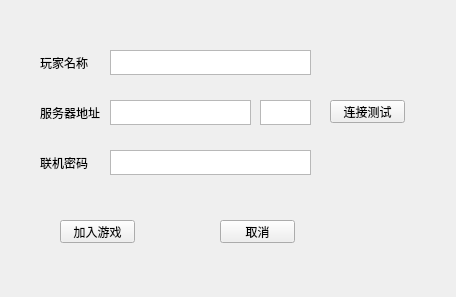
<?xml version="1.0" encoding="UTF-8"?>
<ui version="4.0">
 <class>connection</class>
 <widget class="QMainWindow" name="connection">
  <property name="geometry">
   <rect>
    <x>0</x>
    <y>0</y>
    <width>456</width>
    <height>297</height>
   </rect>
  </property>
  <property name="windowTitle">
   <string>MainWindow</string>
  </property>
  <widget class="QWidget" name="centralwidget">
   <widget class="QLabel" name="label">
    <property name="geometry">
     <rect>
      <x>40</x>
      <y>50</y>
      <width>60</width>
      <height>25</height>
     </rect>
    </property>
    <property name="text">
     <string>玩家名称</string>
    </property>
   </widget>
   <widget class="QTextEdit" name="textEdit">
    <property name="geometry">
     <rect>
      <x>110</x>
      <y>50</y>
      <width>201</width>
      <height>25</height>
     </rect>
    </property>
   </widget>
   <widget class="QLabel" name="label_2">
    <property name="geometry">
     <rect>
      <x>40</x>
      <y>100</y>
      <width>60</width>
      <height>25</height>
     </rect>
    </property>
    <property name="text">
     <string>服务器地址</string>
    </property>
   </widget>
   <widget class="QTextEdit" name="textEdit_2">
    <property name="geometry">
     <rect>
      <x>110</x>
      <y>100</y>
      <width>141</width>
      <height>25</height>
     </rect>
    </property>
   </widget>
   <widget class="QTextEdit" name="textEdit_3">
    <property name="geometry">
     <rect>
      <x>260</x>
      <y>100</y>
      <width>51</width>
      <height>25</height>
     </rect>
    </property>
   </widget>
   <widget class="QLabel" name="label_3">
    <property name="geometry">
     <rect>
      <x>40</x>
      <y>150</y>
      <width>60</width>
      <height>25</height>
     </rect>
    </property>
    <property name="text">
     <string>联机密码</string>
    </property>
   </widget>
   <widget class="QTextEdit" name="textEdit_4">
    <property name="geometry">
     <rect>
      <x>110</x>
      <y>150</y>
      <width>201</width>
      <height>25</height>
     </rect>
    </property>
   </widget>
   <widget class="QPushButton" name="pushButton">
    <property name="geometry">
     <rect>
      <x>330</x>
      <y>100</y>
      <width>75</width>
      <height>23</height>
     </rect>
    </property>
    <property name="text">
     <string>连接测试</string>
    </property>
   </widget>
   <widget class="QPushButton" name="pushButton_2">
    <property name="geometry">
     <rect>
      <x>60</x>
      <y>220</y>
      <width>75</width>
      <height>23</height>
     </rect>
    </property>
    <property name="text">
     <string>加入游戏</string>
    </property>
   </widget>
   <widget class="QPushButton" name="pushButton_3">
    <property name="geometry">
     <rect>
      <x>220</x>
      <y>220</y>
      <width>75</width>
      <height>23</height>
     </rect>
    </property>
    <property name="text">
     <string>取消</string>
    </property>
   </widget>
  </widget>
 </widget>
 <resources/>
 <connections/>
</ui>
